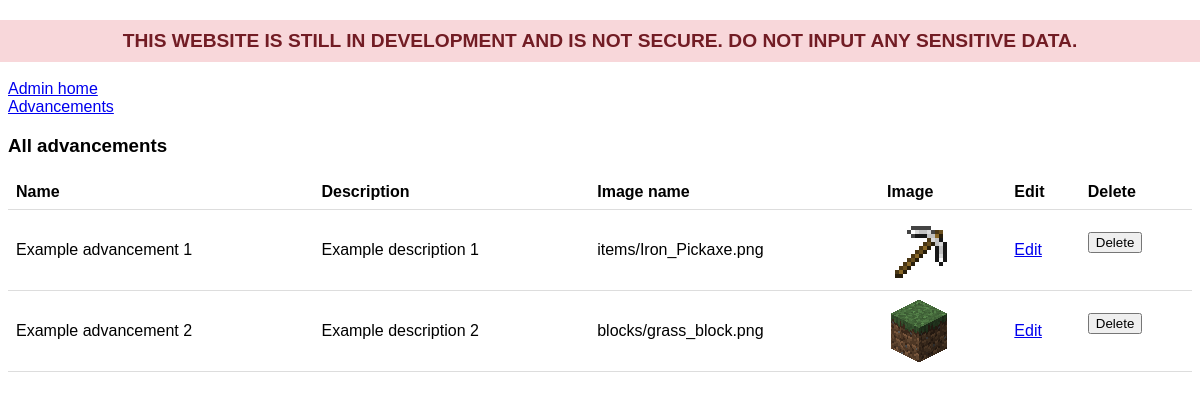
The page /admin/advancements/list on the database as committed earlier.
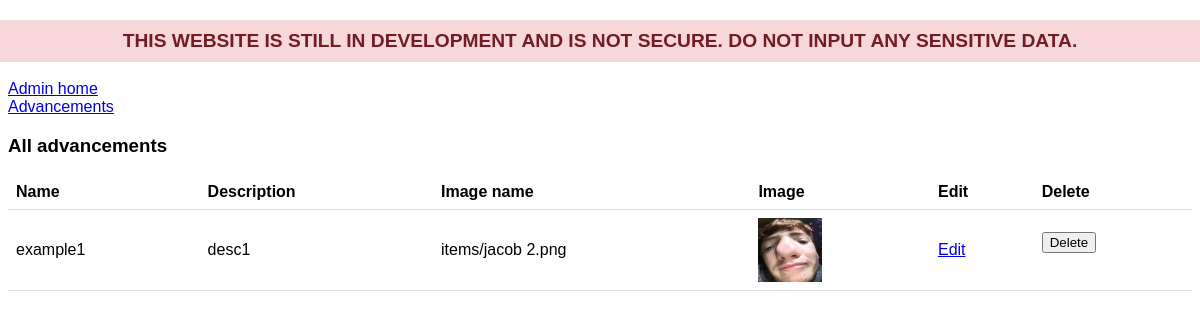
The same page on the database as committed later.
### tables this page shows
CREATE TABLE ADVANCEMENTS (ID INTEGER PRIMARY KEY AUTOINCREMENT, name TEXT, description TEXT, image TEXT);

### main.py (the view)
@app.route("/admin/advancements/list", methods=["GET"])
def advancements_list():
    if request.args.get("error"):
        error = request.args.get("error")
    else:
        error = None
    conn = get_db_connection()
    cursor = conn.cursor()
    try:
        cursor.execute("SELECT * FROM ADVANCEMENTS ORDER BY ID")
        advancements = cursor.fetchall()
    except sqlite3.Error as error:
        advancements = []
    conn.close()
    if not advancements:
        error = "No advancements found."
    return render_template("/admin/advancements-list.html", advancements=advancements, error=error)

### main.py (called while the page is built)
def get_db_connection():
    conn = sqlite3.connect("data/database.db")
    conn.row_factory = sqlite3.Row  # Enable row factory for dict-like access
    return conn

@app.before_request
def construct_db():
    if not os.path.exists("data/database.db"):
        with open("data/database.db", "w") as db_file:
            pass  # Create an empty database file
    conn = get_db_connection()
    cursor = conn.cursor()
    cursor.execute(
        "CREATE TABLE IF NOT EXISTS USERS (ID INTEGER PRIMARY KEY AUTOINCREMENT, name TEXT, user_md5 TEXT, advancements text DEFAULT '[]')"
    )
    cursor.execute(
        "CREATE TABLE IF NOT EXISTS ADVANCEMENTS (ID INTEGER PRIMARY KEY AUTOINCREMENT, name TEXT, description TEXT, image TEXT)"
    )
    conn.commit()
    conn.close()

### templates/admin/advancements-list.html
<html lang="en-gb">
    {% include "admin/header.html" %}
    <body>
        <div class="content">
            <a href="/admin">Admin home</a>
            <br>
            <a href="/admin/advancements">Advancements</a>
            <br>
            <h3>All advancements</h3>
            {% if error != None %}
                <p class="error">{{ error }}</p>
            {% else %}
                <table class="db-table">
                    <tr>
                        <th>Name</th>
                        <th>Description</th>
                        <th>Image name</th>
                        <th>Image</th>
                        <th>Edit</th>
                        <th>Delete</th>
                    </tr>
                    {% for advancement in advancements %}
                        <tr>
                            <td>{{ advancement.name }}</td>
                            <td>{{ advancement.description }}</td>
                            <td>{{ advancement.image }}</td>
                            <td>
                                {% if advancement.image %}
                                    <img src="{{ url_for('static', filename='images/' + advancement.image) }}" alt="{{ advancement.name }} image" style="width: 64px; height: 64px;">
                                {% else %}
                                    No image
                                {% endif %}
                            </td>
                            <td>
                                <a href="/admin/advancements/edit/{{ advancement.id }}">Edit</a>
                            </td>
                            <td>
                                <form action="/admin/advancements/delete/{{ advancement.id }}" method="POST" onsubmit="return confirm('Are you sure you want to delete the advancement &quot;{{ advancement.name }}&quot;? This action cannot be undone.');">
                                    <input type="submit" value="Delete">
                                </form>
                            </td>
                        </tr>
                    {% endfor %}
                </table>
            {% endif %}
    </body>
</html>

Rows that differ between the two databases and show on the page:
removed ADVANCEMENTS: name "Example advancement 2", description "Example description 2", image "blocks/grass_block.png", image (picture)
changed ADVANCEMENTS: name "Example advancement 1" → "example1"; description "Example description 1" → "desc1"; image "items/Iron_Pickaxe.png" → "items/jacob 2.png"; image: a different picture
